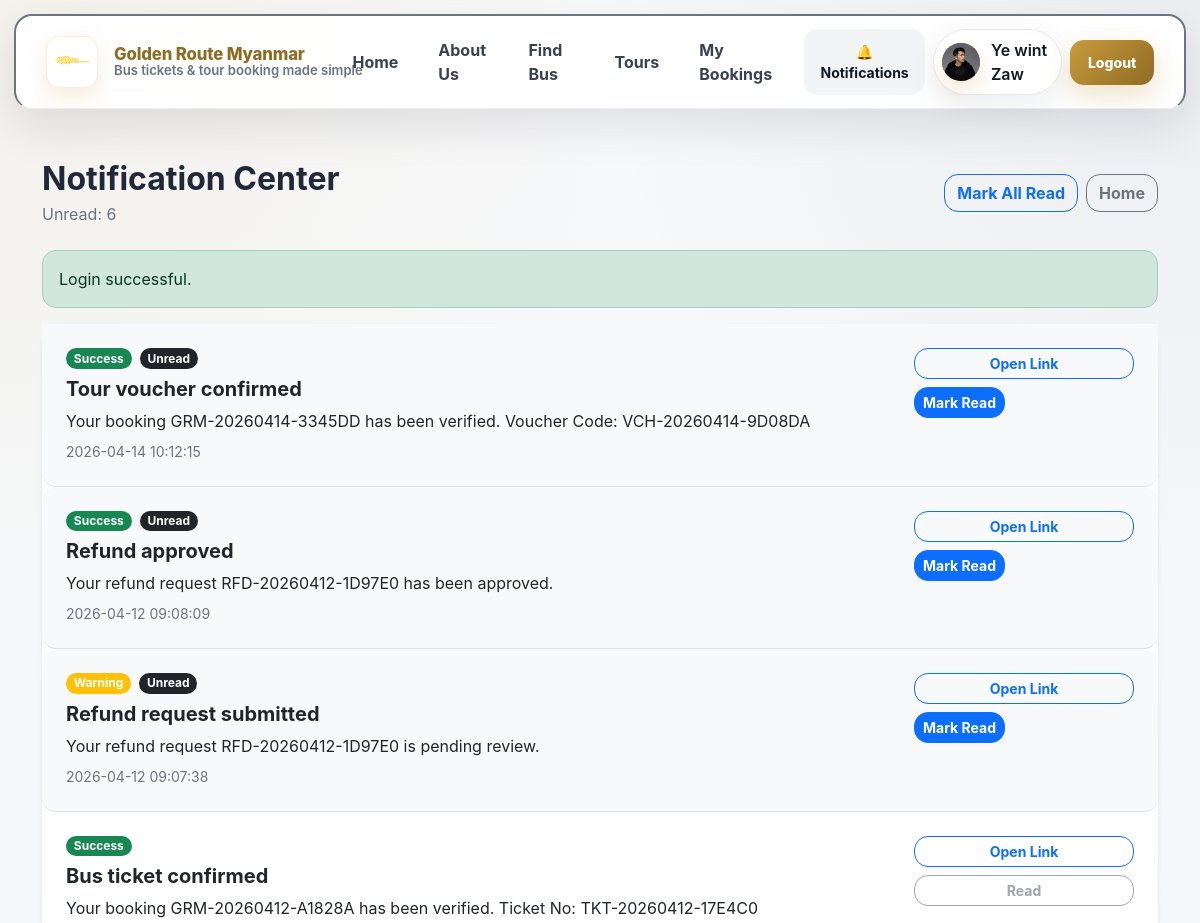
Before: /notifications.php (signed in, upper part) with the older database file.
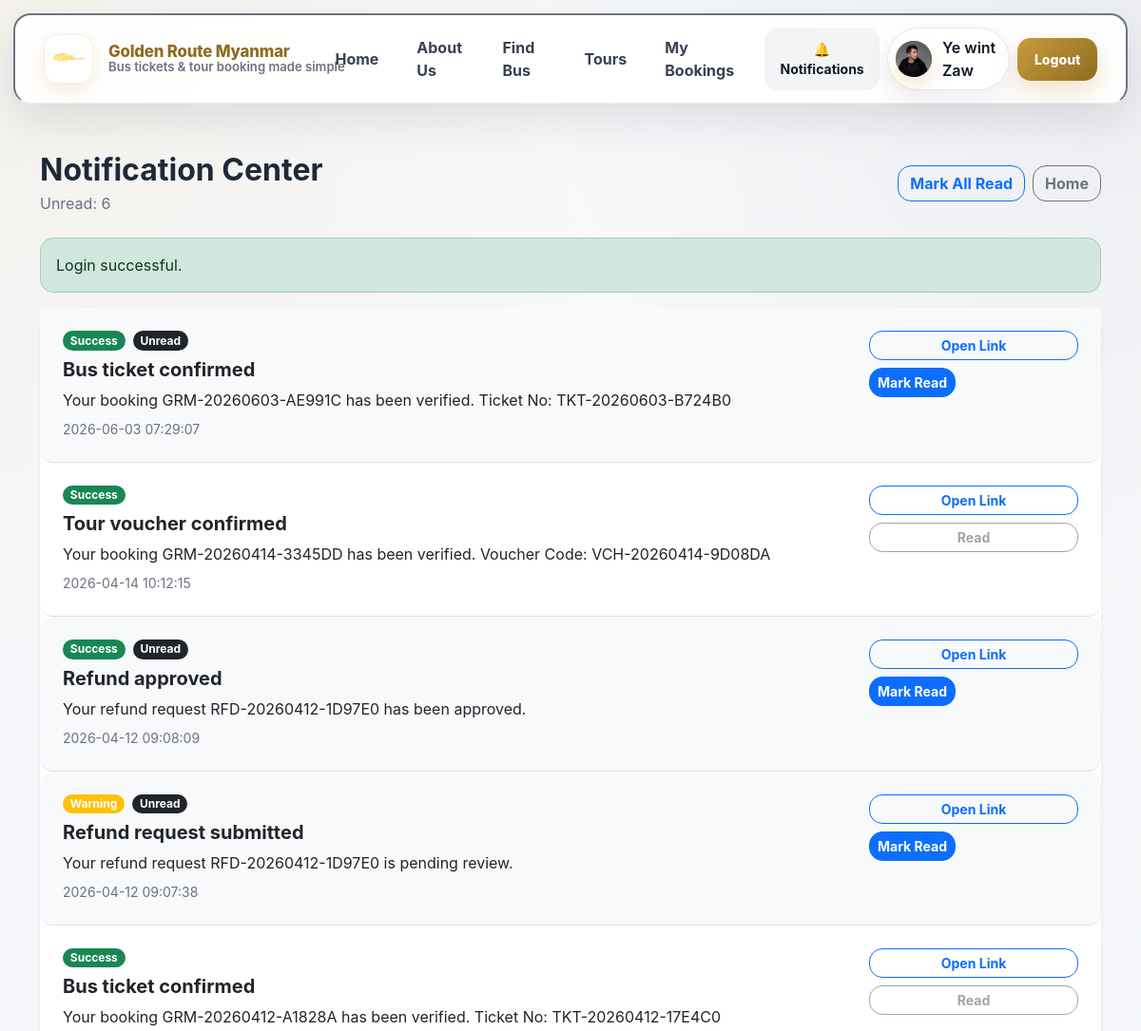
After: the same page with the newer database file.
### tables this page shows
CREATE TABLE `notifications` (
  `id` bigint(20) UNSIGNED NOT NULL,
  `user_id` bigint(20) UNSIGNED NOT NULL,
  `type` enum('info','success','warning','danger') NOT NULL DEFAULT 'info',
  `title` varchar(180) NOT NULL,
  `message` text NOT NULL,
  `link_url` varchar(255) DEFAULT NULL,
  `related_type` varchar(80) DEFAULT NULL,
  `related_id` bigint(20) UNSIGNED DEFAULT NULL,
  `is_read` tinyint(1) NOT NULL DEFAULT 0,
  `read_at` datetime DEFAULT NULL,
  `created_by` bigint(20) UNSIGNED DEFAULT NULL,
  `created_at` timestamp NOT NULL DEFAULT current_timestamp()
);

### includes/auth.php (called while the page is built, shortened)
<?php
function e($value)
{
    return htmlspecialchars((string)$value, ENT_QUOTES, 'UTF-8');
}
function current_user()
{
    return $_SESSION['user'] ?? null;
}

### includes/notification_helper.php (called while the page is built, shortened)
<?php
function notification_table_exists(mysqli $conn): bool
{
    $sql = "
        SELECT COUNT(*) AS total
        FROM information_schema.TABLES
        WHERE TABLE_SCHEMA = DATABASE()
          AND TABLE_NAME = 'notifications'
        LIMIT 1
    ";
    $result = $conn->query($sql);
    $row = $result->fetch_assoc();
    return ((int)($row['total'] ?? 0)) > 0;
}
function fetch_user_notifications(mysqli $conn, int $userId, int $limit = 50): array
{
    if ($userId <= 0 || !notification_table_exists($conn)) {
        return [];
    }
    $limit = max(1, min($limit, 100));
    $sql = "
        SELECT *
        FROM notifications
        WHERE user_id = ?
        ORDER BY id DESC
        LIMIT {$limit}
    ";
    $stmt = $conn->prepare($sql);
    $stmt->bind_param('i', $userId);
    $stmt->execute();
    $result = $stmt->get_result();
    $rows = [];
    while ($row = $result->fetch_assoc()) {
        $rows[] = $row;
    }
    return $rows;
}

### notifications.php (the view, shortened to what the changed rows need)
<?php
require_once __DIR__ . '/includes/db.php';
require_once __DIR__ . '/includes/notification_helper.php';
$user = current_user();
$conn = getDBConnection();
$notifications = fetch_user_notifications($conn, (int)$user['id'], 100);
require_once __DIR__ . '/includes/header.php';
?>
<div class="container py-5">
    <div class="d-flex flex-column flex-lg-row justify-content-between align-items-lg-center mb-4">
        <div>
            <h2 class="fw-bold mb-1">Notification Center</h2>
        </div>
    </div>
    <div class="card border-0 shadow-sm rounded-4">
        <div class="card-body p-0">
            <?php if (empty($notifications)): ?>
                <div class="p-4">
                    <div class="alert alert-info mb-0">No notifications found.</div>
                </div>
            <?php else: ?>
                <div class="list-group list-group-flush">
                    <?php foreach ($notifications as $notification): ?>
                        <div class="list-group-item p-4 <?php echo (int)$notification['is_read'] === 0 ? 'bg-light' : ''; ?>">
                            <div class="d-flex flex-column flex-lg-row justify-content-between gap-3">
                                <div class="flex-grow-1">
                                    <div class="d-flex flex-wrap gap-2 mb-2">
                                        <span class="badge bg-<?php echo e($notification['type']); ?>">
                                            <?php echo e(ucfirst($notification['type'])); ?>
                                        </span>
                                        <?php if ((int)$notification['is_read'] === 0): ?>
                                            <span class="badge bg-dark">Unread</span>
                                        <?php endif; ?>
                                    </div>
                                    <h5 class="fw-bold mb-2"><?php echo e($notification['title']); ?></h5>
                                    <div class="mb-2"><?php echo nl2br(e($notification['message'])); ?></div>
                                    <div class="small text-muted">
                                        <?php echo e(date('Y-m-d H:i:s', strtotime((string)$notification['created_at']))); ?>
                                    </div>
                                </div>
                                <div class="d-flex flex-column gap-2" style="min-width: 220px;">
                                    <?php if (!empty($notification['link_url'])): ?>
                                        <a href="<?php echo e($notification['link_url']); ?>" class="btn btn-sm btn-outline-primary">
                                            Open Link
                                        </a>
                                    <?php endif; ?>
                                    <?php if ((int)$notification['is_read'] === 0): ?>
                                        <form action="<?php echo BASE_URL; ?>actions/mark_notification_read.php" method="POST">
                                            <button type="submit" class="btn btn-sm btn-primary">Mark Read</button>
                                        </form>
                                    <?php else: ?>
                                        <button type="button" class="btn btn-sm btn-outline-secondary" disabled>Read</button>
                                    <?php endif; ?>
                                </div>
                            </div>
                        </div>
                    <?php endforeach; ?>
                </div>
            <?php endif; ?>
        </div>
    </div>
</div>
<?php require_once __DIR__ . '/includes/footer.php'; ?>

Changed rows visible on the page:
added notifications: type "Success", is_read "Unread", title "Bus ticket confirmed", message "Your booking GRM-20260603-AE991C has been verified. Ticket No: TKT-20260603-B724B0", created_at "2026-06-03 07:29:07"
changed notifications "Tour voucher confirmed": is_read "Unread Mark Read" → "Read"
